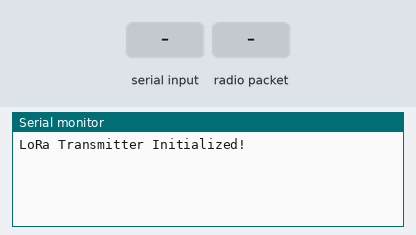
Recording of a sketch running on a simulated Arduino Uno, built with avr-gcc and run on an emulated ATmega328P. Shown: the last lines printed to the serial monitor. Inputs (shaded band) come from the test bench. No radio packets arrive unless stated.

Above: at 1.2 s.
1.3 s: "o" received over Serial
At 2.5 s:
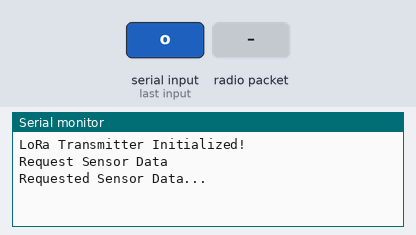
2.8 s: radio packet "o" arrives
At 3.3 s:
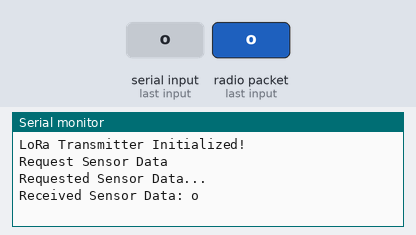
4.3 s: "w" received over Serial
At 5.4 s:
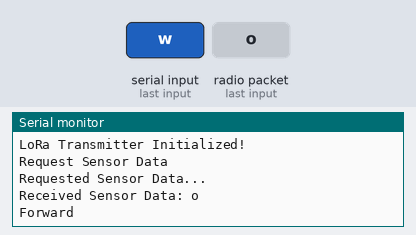
5.8 s: "s" received over Serial
At 6.6 s:
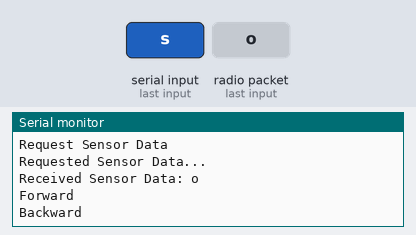
7.3 s: "a" received over Serial
At 7.7 s:
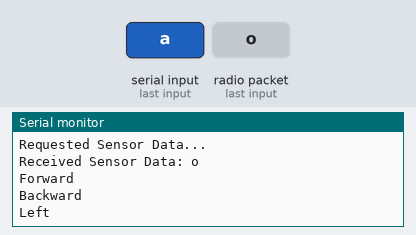
8.8 s: "d" received over Serial
At 10.1 s:
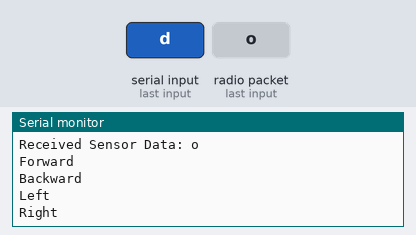

The sketch:

Serial_Monitor_Controller.ino
```cpp
#include <SPI.h>
#include <LoRa.h>

// Define LoRa module pins
#define LORA_SS 10
#define LORA_RST 9
#define LORA_DIO0 2

void setup() {
  Serial.begin(9600);
  while (!Serial);

  // Initialize LoRa module
  LoRa.setPins(LORA_SS, LORA_RST, LORA_DIO0);
  if (!LoRa.begin(433E6)) {
    Serial.println("LoRa initialization failed!");
    while (1);
  }

  Serial.println("LoRa Transmitter Initialized!");
}

void loop() {
  if (Serial.available()) {
    char command = Serial.read();  // Read user input from Serial Monitor

    // Send the command via LoRa
    LoRa.beginPacket();
    LoRa.print(command);
    LoRa.endPacket();

    // Print the command and its meaning
    printCommandDescription(command);

    // If 'o' command is sent, wait for the sensor data from the receiver
    if (command == 'o') {
      Serial.println("Requested Sensor Data...");
      String receivedData = "";
      long startTime = millis();

      // Wait for a response for 5 seconds
      while (millis() - startTime < 5000) {
        int packetSize = LoRa.parsePacket();
        if (packetSize) {
          while (LoRa.available()) {
            receivedData += (char)LoRa.read();  // Collect data from LoRa
          }
          break;
        }
      }

      // Display received sensor data or timeout message
      if (receivedData.length() > 0) {
        Serial.println("Received Sensor Data: " + receivedData);
      } else {
        Serial.println("No Sensor Data Received!");
      }
    }
  }
}

void printCommandDescription(char command) {


  // Print the meaning of each command
  switch (command) {
    case 'w':
      Serial.println("Forward");
      break;
    case 's':
      Serial.println("Backward");
      break;
    case 'a':
      Serial.println("Left");
      break;
    case 'd':
      Serial.println("Right");
      break;
    case 'o':
      Serial.println("Request Sensor Data");
      break;
    
  }
}
```

Measured:
- after the input at 1.3 s, the serial monitor: prints a new line after 0.06 s (image 1)
- after the input at 2.8 s, the serial monitor: prints a new line at once (image 2)
- after the input at 4.3 s, the serial monitor: prints a new line after 0.06 s (image 3)
- after the input at 5.8 s, the serial monitor: prints a new line after 0.06 s (image 4)
- after the input at 7.3 s, the serial monitor: prints a new line after 0.06 s (image 5)
- after the input at 8.8 s, the serial monitor: prints a new line after 0.06 s (image 6)
